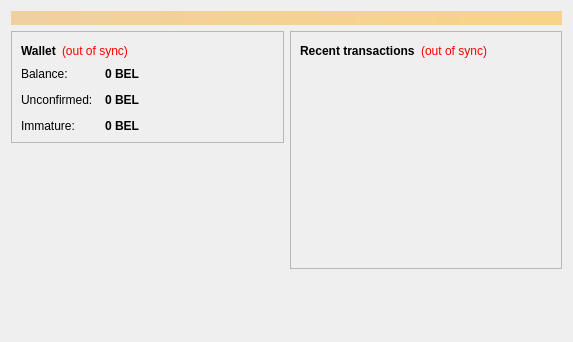
<?xml version="1.0" encoding="UTF-8"?>
<ui version="4.0">
 <class>OverviewPage</class>
 <widget class="QWidget" name="OverviewPage">
  <property name="geometry">
   <rect>
    <x>0</x>
    <y>0</y>
    <width>573</width>
    <height>342</height>
   </rect>
  </property>
  <property name="windowTitle">
   <string>Form</string>
  </property>
  <layout class="QVBoxLayout" name="topLayout">
   <item>
    <widget class="QLabel" name="labelAlerts">
     <property name="visible">
      <bool>false</bool>
     </property>
     <property name="styleSheet">
      <string notr="true">background-color: qlineargradient(x1: 0, y1: 0, x2: 1, y2: 0, stop:0 #F0D0A0, stop:1 #F8D488); color:#000000;</string>
     </property>
     <property name="wordWrap">
      <bool>true</bool>
     </property>
     <property name="margin">
      <number>3</number>
     </property>
    </widget>
   </item>
   <item>
    <layout class="QHBoxLayout" name="horizontalLayout" stretch="1,1">
     <item>
      <layout class="QVBoxLayout" name="verticalLayout_2">
       <item>
        <widget class="QFrame" name="frame">
         <property name="frameShape">
          <enum>QFrame::StyledPanel</enum>
         </property>
         <property name="frameShadow">
          <enum>QFrame::Raised</enum>
         </property>
         <layout class="QVBoxLayout" name="verticalLayout_4">
          <item>
           <layout class="QHBoxLayout" name="horizontalLayout_4">
            <item>
             <widget class="QLabel" name="label_5">
              <property name="font">
               <font>
                <weight>75</weight>
                <bold>true</bold>
               </font>
              </property>
              <property name="text">
               <string>Wallet</string>
              </property>
             </widget>
            </item>
            <item>
             <widget class="QLabel" name="labelWalletStatus">
              <property name="toolTip">
               <string>The displayed information may be out of date. Your wallet automatically synchronizes with the Isibeli network after a connection is established, but this process has not completed yet.</string>
              </property>
              <property name="styleSheet">
               <string notr="true">QLabel { color: red; }</string>
              </property>
              <property name="text">
               <string notr="true">(out of sync)</string>
              </property>
              <property name="alignment">
               <set>Qt::AlignLeading|Qt::AlignLeft|Qt::AlignVCenter</set>
              </property>
             </widget>
            </item>
            <item>
             <spacer name="horizontalSpacer_2">
              <property name="orientation">
               <enum>Qt::Horizontal</enum>
              </property>
              <property name="sizeHint" stdset="0">
               <size>
                <width>40</width>
                <height>20</height>
               </size>
              </property>
             </spacer>
            </item>
           </layout>
          </item>
          <item>
           <layout class="QFormLayout" name="formLayout_2">
            <property name="fieldGrowthPolicy">
             <enum>QFormLayout::AllNonFixedFieldsGrow</enum>
            </property>
            <property name="horizontalSpacing">
             <number>12</number>
            </property>
            <property name="verticalSpacing">
             <number>12</number>
            </property>
            <item row="0" column="0">
             <widget class="QLabel" name="label">
              <property name="text">
               <string>Balance:</string>
              </property>
             </widget>
            </item>
            <item row="0" column="1">
             <widget class="QLabel" name="labelBalance">
              <property name="font">
               <font>
                <weight>75</weight>
                <bold>true</bold>
               </font>
              </property>
              <property name="cursor">
               <cursorShape>IBeamCursor</cursorShape>
              </property>
              <property name="toolTip">
               <string>Your current balance</string>
              </property>
              <property name="text">
               <string notr="true">0 BEL</string>
              </property>
              <property name="textInteractionFlags">
               <set>Qt::LinksAccessibleByMouse|Qt::TextSelectableByKeyboard|Qt::TextSelectableByMouse</set>
              </property>
             </widget>
            </item>
            <item row="1" column="0">
             <widget class="QLabel" name="label_3">
              <property name="text">
               <string>Unconfirmed:</string>
              </property>
             </widget>
            </item>
            <item row="1" column="1">
             <widget class="QLabel" name="labelUnconfirmed">
              <property name="font">
               <font>
                <weight>75</weight>
                <bold>true</bold>
               </font>
              </property>
              <property name="cursor">
               <cursorShape>IBeamCursor</cursorShape>
              </property>
              <property name="toolTip">
               <string>Total of transactions that have yet to be confirmed, and do not yet count toward the current balance</string>
              </property>
              <property name="text">
               <string notr="true">0 BEL</string>
              </property>
              <property name="textInteractionFlags">
               <set>Qt::LinksAccessibleByMouse|Qt::TextSelectableByKeyboard|Qt::TextSelectableByMouse</set>
              </property>
             </widget>
            </item>
            <item row="2" column="0">
             <widget class="QLabel" name="labelImmatureText">
              <property name="text">
               <string>Immature:</string>
              </property>
             </widget>
            </item>
            <item row="2" column="1">
             <widget class="QLabel" name="labelImmature">
              <property name="font">
               <font>
                <weight>75</weight>
                <bold>true</bold>
               </font>
              </property>
              <property name="toolTip">
               <string>Mined balance that has not yet matured</string>
              </property>
              <property name="text">
               <string notr="true">0 BEL</string>
              </property>
              <property name="textInteractionFlags">
               <set>Qt::LinksAccessibleByMouse|Qt::TextSelectableByKeyboard|Qt::TextSelectableByMouse</set>
              </property>
             </widget>
            </item>
			
           </layout>
          </item>
         </layout>
        </widget>
       </item>
       <item>
        <spacer name="verticalSpacer">
         <property name="orientation">
          <enum>Qt::Vertical</enum>
         </property>
         <property name="sizeHint" stdset="0">
          <size>
           <width>20</width>
           <height>40</height>
          </size>
         </property>
        </spacer>
       </item>
		<item>
         <widget class="QLabel" name="label_wallet_bgcoin">
          <property name="text">
           <string/>
          </property>
          <property name="pixmap">
           <pixmap resource="../bitcoin.qrc">:/images/wallet_bgcoin</pixmap>
          </property>
          <property name="scaledContents">
           <bool>false</bool>
          </property>
          <property name="alignment">
           <set>Qt::AlignLeft</set>
          </property>
          <property name="margin">
           <number>-2</number>
          </property>
         </widget>
        </item>
	   </layout>
     </item>
     <item>
      <layout class="QVBoxLayout" name="verticalLayout_3">
       <item>
        <widget class="QFrame" name="frame_2">
         <property name="frameShape">
          <enum>QFrame::StyledPanel</enum>
         </property>
         <property name="frameShadow">
          <enum>QFrame::Raised</enum>
         </property>
         <layout class="QVBoxLayout" name="verticalLayout">
          <item>
           <layout class="QHBoxLayout" name="horizontalLayout_2">
            <item>
             <widget class="QLabel" name="label_4">
              <property name="text">
               <string>&lt;b&gt;Recent transactions&lt;/b&gt;</string>
              </property>
             </widget>
            </item>
            <item>
             <widget class="QLabel" name="labelTransactionsStatus">
              <property name="toolTip">
               <string>The displayed information may be out of date. Your wallet automatically synchronizes with the Isibeli network after a connection is established, but this process has not completed yet.</string>
              </property>
              <property name="styleSheet">
               <string notr="true">QLabel { color: red; }</string>
              </property>
              <property name="text">
               <string notr="true">(out of sync)</string>
              </property>
              <property name="alignment">
               <set>Qt::AlignRight|Qt::AlignTrailing|Qt::AlignVCenter</set>
              </property>
             </widget>
            </item>
            <item>
             <spacer name="horizontalSpacer">
              <property name="orientation">
               <enum>Qt::Horizontal</enum>
              </property>
              <property name="sizeHint" stdset="0">
               <size>
                <width>40</width>
                <height>20</height>
               </size>
              </property>
             </spacer>
            </item>
           </layout>
          </item>
          <item>
           <widget class="QListView" name="listTransactions">
            <property name="styleSheet">
             <string notr="true">QListView { background: transparent; }</string>
            </property>
            <property name="frameShape">
             <enum>QFrame::NoFrame</enum>
            </property>
            <property name="verticalScrollBarPolicy">
             <enum>Qt::ScrollBarAlwaysOff</enum>
            </property>
            <property name="horizontalScrollBarPolicy">
             <enum>Qt::ScrollBarAlwaysOff</enum>
            </property>
            <property name="selectionMode">
             <enum>QAbstractItemView::NoSelection</enum>
            </property>
           </widget>
          </item>
         </layout>
        </widget>
       </item>
       <item>
        <spacer name="verticalSpacer_2">
         <property name="orientation">
          <enum>Qt::Vertical</enum>
         </property>
         <property name="sizeHint" stdset="0">
          <size>
           <width>20</width>
           <height>40</height>
          </size>
         </property>
        </spacer>
       </item>
      </layout>
     </item>
    </layout>
   </item>
  </layout>
 </widget>
 <resources/>
 <connections/>
</ui>
